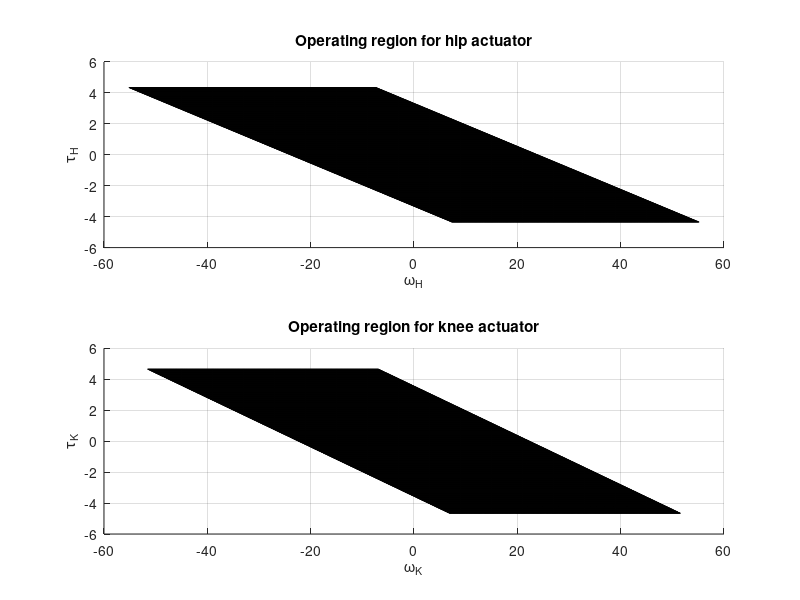

Write MATLAB code to recreate this figure. (Note: this script raises an error after producing the figure.)
%% 1a,1b

%params value
tau_Imax = 0.162;
omega_NL = 645.2;
tau_stall = 0.124;
N_H = 26.9;
N_K = 28.8;

% operating reigion for hip actuator

x = -60:0.1:60;
y = -5:0.01:5;  
[omega_H,tau_H] = meshgrid(x,y);  

% constraints for hip actuator
phi_1H = tau_H/N_H - tau_Imax <= 0 ;  
phi_2H = -tau_H/N_H - tau_Imax <= 0 ;
phi_3H = tau_H/N_H + tau_stall*N_H*omega_H/omega_NL - tau_stall <= 0;
phi_4H = -tau_H/N_H - tau_stall*N_H*omega_H/omega_NL - tau_stall <= 0;

% convert to double for plotting
phi_1H = double(phi_1H);  
phi_2H = double(phi_2H); 
phi_3H = double(phi_3H); 
phi_4H = double(phi_4H); 

% set the 0s to NaN
phi_1H(phi_1H == 0) = NaN;
phi_2H(phi_2H == 0) = NaN;
phi_3H(phi_3H == 0) = NaN;
phi_4H(phi_4H == 0) = NaN;

phi_H = phi_1H.*phi_2H.*phi_3H.*phi_4H;  

% plot operating region for hip actuator
subplot(2,1,1);
surf(omega_H,tau_H,phi_H);
title('Operating region for hip actuator')
xlabel('\omega_H')
ylabel('\tau_H')
view(0,90);   % change to top view


% operating reigion for knee actuator

x = -60:0.1:60;
y = -5:0.01:5;  
[omega_K,tau_K] = meshgrid(x,y);  

% constraints for knee actuator
phi_1K = tau_K/N_K - tau_Imax <= 0 ; 
phi_2K = -tau_K/N_K - tau_Imax <= 0 ;
phi_3K = tau_K/N_K + tau_stall*N_K*omega_K/omega_NL - tau_stall <= 0;
phi_4K = -tau_K/N_K - tau_stall*N_K*omega_K/omega_NL - tau_stall <= 0;

% convert to double for plotting
phi_1K = double(phi_1K);  
phi_2K = double(phi_2K); 
phi_3K = double(phi_3K); 
phi_4K = double(phi_4K); 

% set the 0s to NaN
phi_1K(phi_1K == 0) = NaN;
phi_2K(phi_2K == 0) = NaN;
phi_3K(phi_3K == 0) = NaN;
phi_4K(phi_4K == 0) = NaN;

phi_K = phi_1K.*phi_2K.*phi_3K.*phi_4K;  

% plot operating region for knee actuator

subplot(2,1,2);
surf(omega_K,tau_K,phi_K);
title('Operating region for knee actuator')
xlabel('\omega_K')
ylabel('\tau_K')
view(0,90);   % change to top view

%% 1c
syms theta3 theta4 tau_H tau_K a b c d real

%params value
L_H = 0.096;
L_K = 0.155;
D_K = 0.052;
L = sqrt(L_K^2+D_K^2);
mu = 0.6;


J_HIP =  [L_H*cos(theta3)+L*cos(theta3+theta4) L*cos(theta3+theta4); L_H*sin(theta3)+L*sin(theta3+theta4) L*sin(theta3+theta4)];
tau = [tau_H;tau_K];

F_GRF = transpose(J_HIP)\tau; % F_GRF = (J_HIP^T)^(-1)*tau

% constraints for ground reaction force

phi_1GRF = -F_GRF(2) <= 0; %positive vertical component
phi_2GRF = F_GRF(1)- mu*F_GRF(2) <= 0; % contraints on horizontal force due to friction
phi_3GRF = -F_GRF(1) - mu*F_GRF(2) <= 0;
















